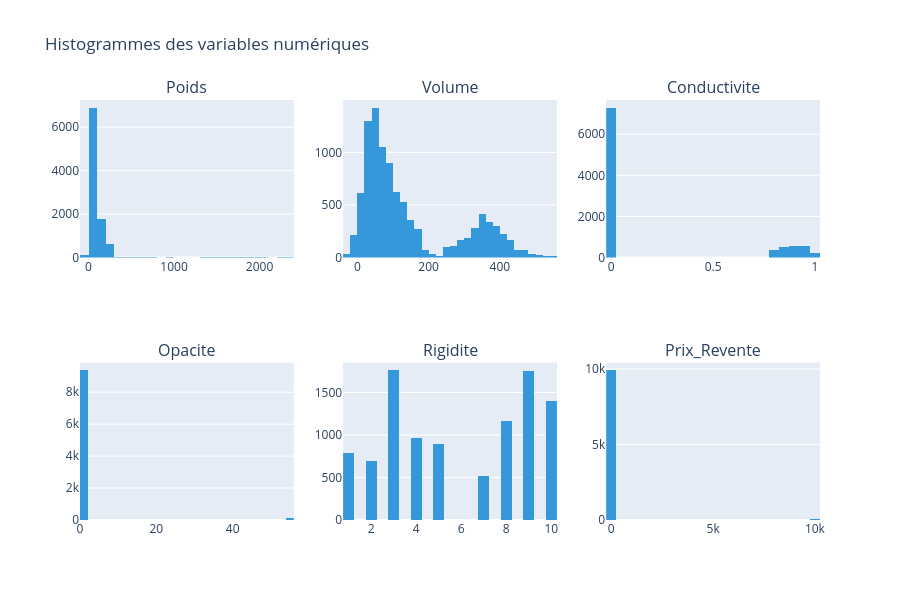

The code cell stored with this chart in its notebook:
### Markdown cell above
## Distribution des variables numériques
L'observation de la forme des distributions (symétrie, asymétrie, pics) est nécessaire pour déterminer si certaines variables nécessiteront des transformations log ou spécifiques ultérieurement.

### Code cell
fig_hist = make_subplots(rows=2, cols=3, subplot_titles=NUMERIC)
for i, col in enumerate(NUMERIC):
    r, c = divmod(i, 3)
    fig_hist.add_trace(
        go.Histogram(x=df[col].dropna(), name=col, marker_color="#3498db", nbinsx=40, showlegend=False),
        row=r+1, col=c+1
    )
fig_hist.update_layout(title_text="Histogrammes des variables numériques", height=600)
fig_hist.show()

### Figure 1 — Plotly figure (JSON) as saved in the notebook; plotly's stock layout.template omitted (floating-point values rounded to 4 significant figures; data arrays with more than 128 entries replaced by an {"elided": "..."} marker saying what was removed)
{"data": [{"marker": {"color": "#3498db"}, "name": "Poids", "nbinsx": 40, "showlegend": false, "type": "histogram", "x": {"elided": "9471 float values"}, "xaxis": "x", "yaxis": "y"}, {"marker": {"color": "#3498db"}, "name": "Volume", "nbinsx": 40, "showlegend": false, "type": "histogram", "x": {"elided": "9960 float values"}, "xaxis": "x2", "yaxis": "y2"}, {"marker": {"color": "#3498db"}, "name": "Conductivite", "nbinsx": 40, "showlegend": false, "type": "histogram", "x": {"elided": "9483 float values"}, "xaxis": "x3", "yaxis": "y3"}, {"marker": {"color": "#3498db"}, "name": "Opacite", "nbinsx": 40, "showlegend": false, "type": "histogram", "x": {"elided": "9465 float values"}, "xaxis": "x4", "yaxis": "y4"}, {"marker": {"color": "#3498db"}, "name": "Rigidite", "nbinsx": 40, "showlegend": false, "type": "histogram", "x": {"elided": "9942 float values"}, "xaxis": "x5", "yaxis": "y5"}, {"marker": {"color": "#3498db"}, "name": "Prix_Revente", "nbinsx": 40, "showlegend": false, "type": "histogram", "x": {"elided": "9964 float values"}, "xaxis": "x6", "yaxis": "y6"}], "layout": {"annotations": [{"font": {"size": 16}, "showarrow": false, "text": "Poids", "x": 0.1444, "xanchor": "center", "xref": "paper", "y": 1, "yanchor": "bottom", "yref": "paper"}, {"font": {"size": 16}, "showarrow": false, "text": "Volume", "x": 0.5, "xanchor": "center", "xref": "paper", "y": 1, "yanchor": "bottom", "yref": "paper"}, {"font": {"size": 16}, "showarrow": false, "text": "Conductivite", "x": 0.8556, "xanchor": "center", "xref": "paper", "y": 1, "yanchor": "bottom", "yref": "paper"}, {"font": {"size": 16}, "showarrow": false, "text": "Opacite", "x": 0.1444, "xanchor": "center", "xref": "paper", "y": 0.375, "yanchor": "bottom", "yref": "paper"}, {"font": {"size": 16}, "showarrow": false, "text": "Rigidite", "x": 0.5, "xanchor": "center", "xref": "paper", "y": 0.375, "yanchor": "bottom", "yref": "paper"}, {"font": {"size": 16}, "showarrow": false, "text": "Prix_Revente", "x": 0.8556, "xanchor": "center", "xref": "paper", "y": 0.375, "yanchor": "bottom", "yref": "paper"}], "height": 600, "title": {"text": "Histogrammes des variables numériques"}, "xaxis": {"anchor": "y", "domain": [0, 0.2889]}, "xaxis2": {"anchor": "y2", "domain": [0.3556, 0.6444]}, "xaxis3": {"anchor": "y3", "domain": [0.7111, 1]}, "xaxis4": {"anchor": "y4", "domain": [0, 0.2889]}, "xaxis5": {"anchor": "y5", "domain": [0.3556, 0.6444]}, "xaxis6": {"anchor": "y6", "domain": [0.7111, 1]}, "yaxis": {"anchor": "x", "domain": [0.625, 1]}, "yaxis2": {"anchor": "x2", "domain": [0.625, 1]}, "yaxis3": {"anchor": "x3", "domain": [0.625, 1]}, "yaxis4": {"anchor": "x4", "domain": [0, 0.375]}, "yaxis5": {"anchor": "x5", "domain": [0, 0.375]}, "yaxis6": {"anchor": "x6", "domain": [0, 0.375]}}}
